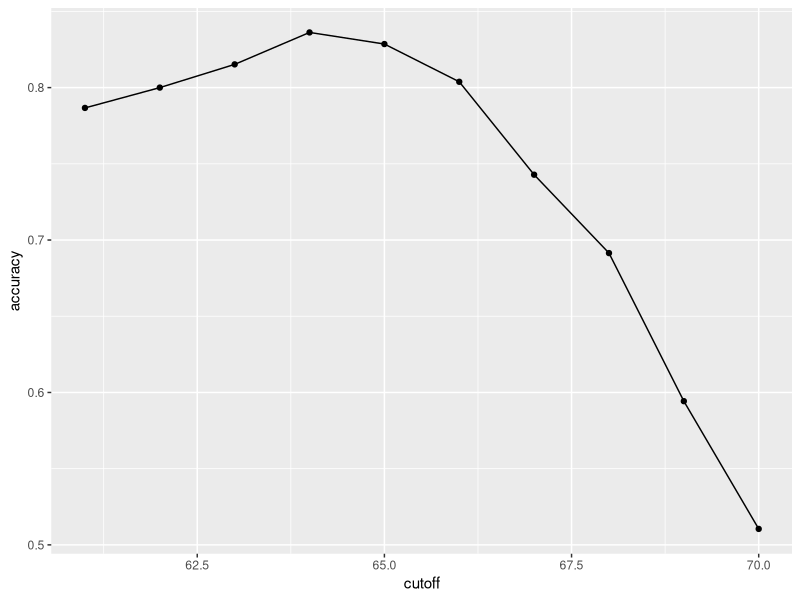
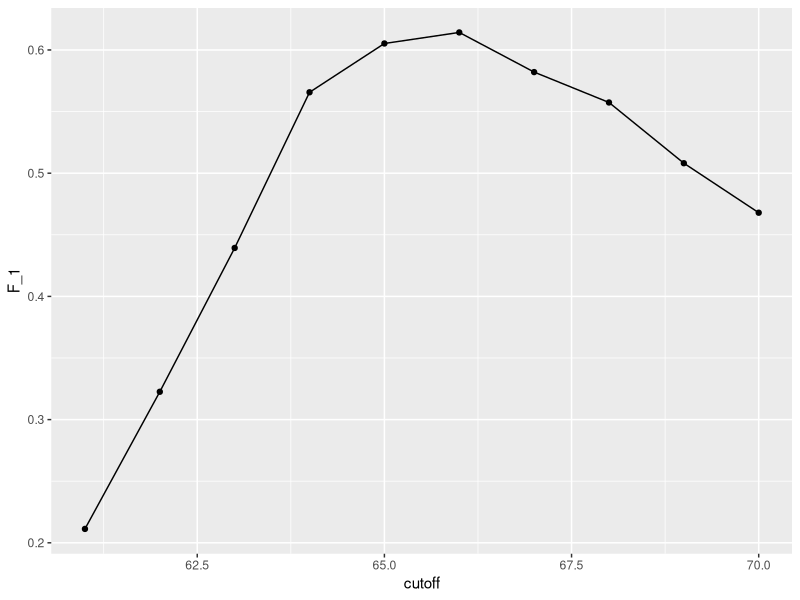

The R source for these figures, in order:
library(tidyverse)
library(caret)
library(dslabs)
data("heights")
# define the outcome and predictors
# DEFINIENDO LA SALIDA Y LOS PREDICTORES
y <- heights$sex
x <- heights$height

# generate training and test sets
# GENERANDO EL SET DE ENTRENAMIENTO Y DE TEST
set.seed(2, sample.kind = "Rounding") # if using R 3.5 or earlier, remove the sample.kind argument
test_index <- createDataPartition(y, times = 1, p = 0.5, list = FALSE)
test_set <- heights[test_index, ]
train_set <- heights[-test_index, ]

# guess the outcome
# ADIVINANDO LA SALIDA

y_hat <- sample(c("Male", "Female"), length(test_index), replace = TRUE)
y_hat <- sample(c("Male", "Female"), length(test_index), replace = TRUE) %>% 
  factor(levels = levels(test_set$sex))

# compute accuracy
# CALCULANDO LA PRESICIÓN
mean(y_hat == test_set$sex)
heights %>% group_by(sex) %>% summarize(mean(height), sd(height))
y_hat <- ifelse(x > 62, "Male", "Female") %>% factor(levels = levels(test_set$sex))
mean(y == y_hat)

# examine the accuracy of 10 cutoffs
# EXAMINANDO LA PRESICIÓN DE 10 CORTES
cutoff <- seq(61, 70)
accuracy <- map_dbl(cutoff, function(x){
  y_hat <- ifelse(train_set$height > x, "Male", "Female") %>% 
    factor(levels = levels(test_set$sex))
  mean(y_hat == train_set$sex)
})
data.frame(cutoff, accuracy) %>% 
  ggplot(aes(cutoff, accuracy)) + 
  geom_point() + 
  geom_line() 
max(accuracy)

best_cutoff <- cutoff[which.max(accuracy)]
best_cutoff

y_hat <- ifelse(test_set$height > best_cutoff, "Male", "Female") %>% 
  factor(levels = levels(test_set$sex))
y_hat <- factor(y_hat)
mean(y_hat == test_set$sex)

# tabulate each combination of prediction and actual value
table(predicted = y_hat, actual = test_set$sex)
test_set %>% 
  mutate(y_hat = y_hat) %>%
  group_by(sex) %>% 
  summarize(accuracy = mean(y_hat == sex))
prev <- mean(y == "Male")

confusionMatrix(data = y_hat, reference = test_set$sex)

# maximize F-score
cutoff <- seq(61, 70)
F_1 <- map_dbl(cutoff, function(x){
  y_hat <- ifelse(train_set$height > x, "Male", "Female") %>% 
    factor(levels = levels(test_set$sex))
  F_meas(data = y_hat, reference = factor(train_set$sex))
})

data.frame(cutoff, F_1) %>% 
  ggplot(aes(cutoff, F_1)) + 
  geom_point() + 
  geom_line()

max(F_1)

best_cutoff <- cutoff[which.max(F_1)]
best_cutoff

y_hat <- ifelse(test_set$height > best_cutoff, "Male", "Female") %>% 
  factor(levels = levels(test_set$sex))
sensitivity(data = y_hat, reference = test_set$sex)
specificity(data = y_hat, reference = test_set$sex)

#PRUEBA DE FINALIZACIÓN DE CODIGO
